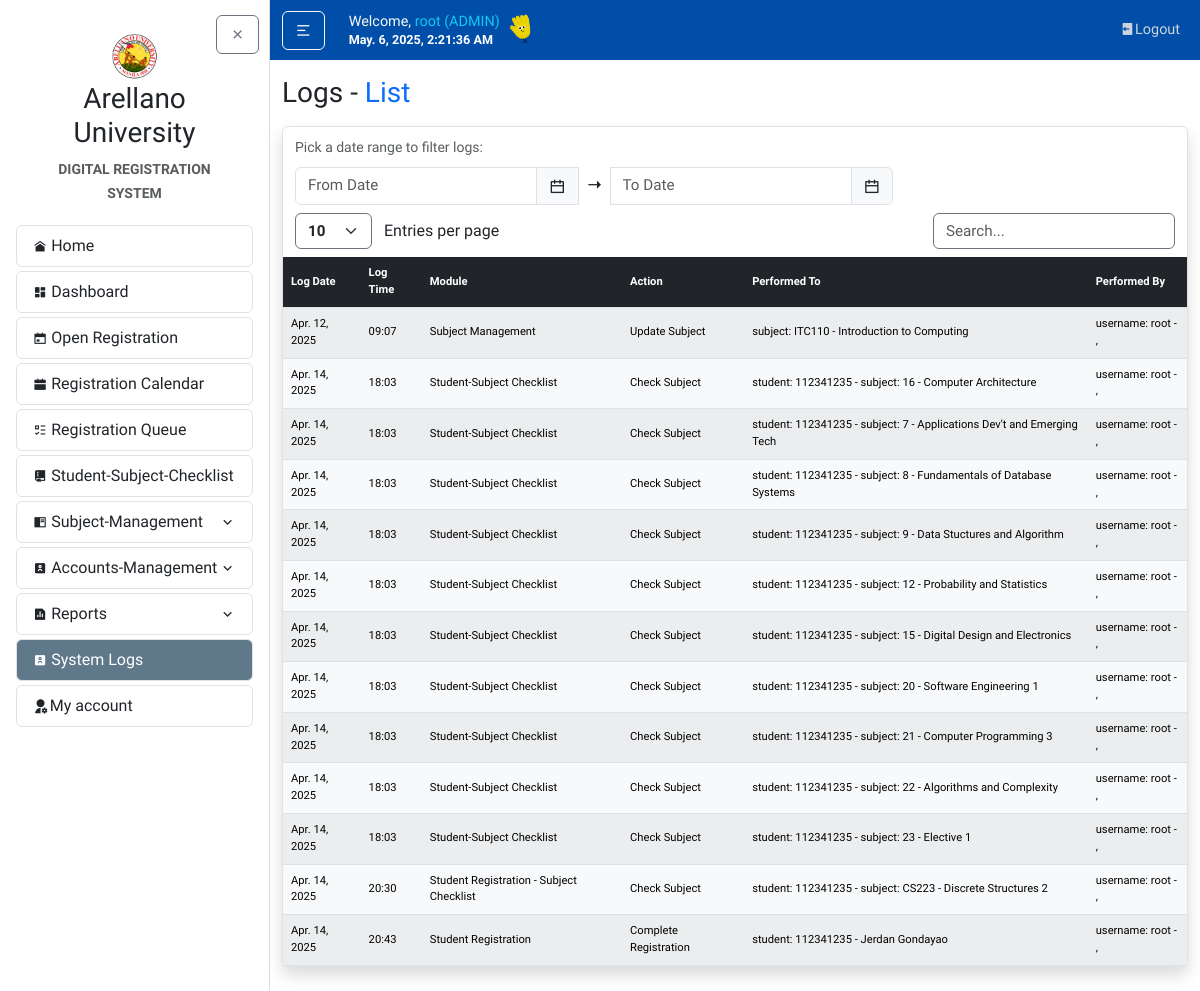
Screenshot of /logs/ (signed in) with the database file from the repository.
### accounts/models.py (models this page shows, shortened)
class CustomUser(AbstractUser):
    ROLES = (
        ('SUPERUSER', 'Superuser'),
        ('ADMIN', 'Admin'),
        ('OFFICER', 'Enrollment Officer'),
        ('STUDENT', 'Student'),
    )
    role = models.CharField(max_length=20, choices=ROLES, default='ADMIN')
    email = models.EmailField()
    created_by = models.ForeignKey(
        settings.AUTH_USER_MODEL,
        on_delete=models.SET_NULL,
        null=True,
        blank=True,
        related_name="created_users"
    )
    def __str__(self):
        return f"{self.username} ({self.role})"

### systemLogs/models.py (models this page shows)
class Logs(models.Model):
    datelog = models.DateField()
    timelog = models.TimeField()
    module = models.CharField(max_length=100)
    action = models.CharField(max_length=100)
    performed_to = models.CharField(max_length=100)
    performed_by = models.CharField(max_length=20)

### systemLogs/views.py (the view)
# urls.py: path('', views.logs_list, name='logs-list'),
@login_required
@role_required(['ADMIN'])
def logs_list(request):
    start_date = request.GET.get('start_date')
    end_date = request.GET.get('end_date')
    logs = Logs.objects.all()
    if start_date and end_date:
        logs = logs.filter(datelog__range=[start_date, end_date])
    elif start_date:
        logs = logs.filter(datelog__gte=start_date)
    elif end_date:
        logs = logs.filter(datelog__lte=end_date)
    return render(request, 'systemLogs/logs_list.html', {'logs': logs})

### systemLogs/templates/systemLogs/logs_list.html (shortened to what this page needs)
{% extends "home/layout.html" %}
{% block body %}
<h3 class="mb-3">Logs - <span class="text-primary">List</span></h3>
<article class="content-section border rounded p-0 shadow">
  <div class="container">
    <div class="row mt-2">
      <div class="col-auto">
        <small class="text-muted">Pick a date range to filter logs:</small>
        <form method="get" id="dateFilterForm" class="my-auto">
          <div class="input-group mt-2" style="font-size: calc(0.8rem + 0.2vw);">
            <input type="text" id="filter_start_date" name="start_date" class="form-control flatpickr-range" placeholder="From Date" value="{{ request.GET.start_date }}" style="font-size: calc(0.8rem + 0.2vw);">
            <span class="input-group-text">
              <i class="ri-calendar-line"></i>
            </span>
            <i class="ri-arrow-right-long-fill my-auto mx-2"></i>
            <input type="text" id="filter_end_date" name="end_date" class="form-control flatpickr-range" placeholder="To Date" value="{{ request.GET.end_date }}" style="font-size: calc(0.8rem + 0.2vw);">
            <span class="input-group-text">
              <i class="ri-calendar-line"></i>
            </span>
          </div>
        </form>
      </div>
    </div>
    <div class="d-flex justify-content-between align-items-center mt-2 mb-2">
      <div>
        <select id="Entries" class="form-select d-inline w-auto border-secondary fw-bold" style="font-size: calc(0.8rem + 0.2vw); cursor: pointer;">
          <option value="10">10</option>
        </select>
        <span class="ms-2">Entries per page</span>
      </div>
      <div>
        <input type="text" id="SearchBar" class="form-control d-inline w-auto border-secondary" placeholder="Search..." style="font-size: calc(0.8rem + 0.2vw);">
      </div>
    </div>
  </div>
  <div class="table-responsive mt-2">
    <table class="table table-light table-striped text-center m-0 px-0 projectTables" id="dataTable">
      <thead class="table-dark">
        <tr>
          <th class="text-start">Log Date</th>
          <th class="text-start">Log Time</th>
          <th class="text-start">Module</th>
          <th class="text-start">Action</th>
          <th class="text-start">Performed To</th>
          <th class="text-start">Performed By</th>
        </tr>
      </thead>
      <tbody>
        {% for log in logs %}
        <tr>
          <td class="align-middle text-start">{{ log.datelog|date:"M. d, Y" }}</td>
          <td class="align-middle text-start">
            {% if log.timelog %}
              {{ log.timelog|time:"H:i" }}
            {% else %}
              N/A
            {% endif %}
          </td>
          <td class="align-middle text-start">{{ log.module }}</td>
          <td class="align-middle text-start">{{ log.action }}</td>
          <td class="align-middle text-start">{{ log.performed_to }}</td>
          <td class="align-middle text-start">{{ log.performed_by }}</td>
        </tr>
        {% endfor %}
      </tbody>
    </table>
  </div>
</article>
{% endblock body %}

### home/templates/home/layout.html (shortened to what this page needs)
{% load static %}
<!DOCTYPE html>
<html lang="en">
<head>
    <link rel="stylesheet" type="text/css" href="{% static 'home/main.css' %}">
    <link href="https://cdn.jsdelivr.net/npm/bootstrap@5.3.3/dist/css/bootstrap.min.css" rel="stylesheet">
    <link rel="stylesheet" href="https://cdnjs.cloudflare.com/ajax/libs/remixicon/4.6.0/remixicon.css">
    <link rel="stylesheet" href="//cdn.datatables.net/2.2.2/css/dataTables.dataTables.min.css">
    <link rel="stylesheet" href="https://cdn.jsdelivr.net/npm/flatpickr/dist/flatpickr.min.css">
    <link href="https://cdn.jsdelivr.net/npm/select2@4.1.0-rc.0/dist/css/select2.min.css" rel="stylesheet" />
</head>
<body>
    <div class="full-nav-bg"></div>
    <div id="page-wrapper" class="d-flex" style="min-height: 100vh;">
        {% include "home/sidebar.html" %}
        <div id="content-wrapper" class="flex-grow-1">
            <header class="site-header">
                <nav class="navbar navbar-expand-md ">
                    <div class="container">
                        <div class="navbar-nav align-items-xl-center">
                            <button id="sidebarToggle" class="btn btn-outline-light me-3 my-auto">
                                <i class="ri-menu-2-line"></i>
                            </button>
                        </div>
                        <div class="ms-2 me-auto my-auto">
                            <h5 class="d-flex align-items-end gap-1 mb-1">
                                <span class="text-light nav-font">
                                    {% if user.is_authenticated %}
                                        Welcome, <span class="text-info">{{ request.user }} {{ request.user.userprofile.userrole }}</span> <br>
                                    {% endif %}
                                    <small id="clock" class="my-auto text-white fw-bold"></small>
                                </span>
                                <span><img src="{% static "home/images/hand.gif" %}" alt="" style="height: 2em; width: auto; vertical-align: middle;"></span>
                            </h5>
                        </div>
                        <div class="navbar-nav ms-auto nav-font">
                            {% if user.is_authenticated %}
                                <a class="nav-item nav-link" href="{% url "logout" %}"><i class="ri-logout-box-fill "></i>Logout</a>
                            {% endif %}
                        </div>
                    </div>
                </nav>
            </header>
            <main id="main-content" role="main" class="container mt-3">
                <div class="row">
                    <div class="col">
                    {% block body %}{% endblock %}
                    </div>
                </div>
            </main>
        </div>
    </div>
</body>
</html>

### home/static/home/main.css (style rules this page uses)
body { background: #fafafa; color: #333333; font-family: 'Varela Round', sans-serif!important; }
h1, h2, h3, h4, h5, h6 { color: #444444; font-size: calc(1rem + 0.8vw); margin-bottom: 1rem; }
.full-nav-bg { position: fixed; top: 0; left: 0; width: 100%; height: 60px; background-color: #004EA8; z-index: 1000; }
.site-header { position: sticky; top: 0; z-index: 1000; }
.navbar-nav { flex-wrap: wrap; gap: 0.5rem; }
.navbar-nav .nav-link { color: #cbd5db; transition: color 0.2s ease; }
.nav-font { font-size: clamp(0.7rem, 1.2vw, 1rem); }
.content-section { background: #ffffff; padding: 1.25rem; border: 1px solid #dddddd; border-radius: 0.5rem; margin-bottom: 1.5rem; }
#page-wrapper { min-height: 100vh; overflow: hidden; }
#content-wrapper { flex: 1; overflow-y: auto; height: 100vh; }
.projectTables { font-size: calc(0.55rem + 0.2vw); }
.projectTables th, .projectTables td { vertical-align: middle; border-color: #dee2e6; }
.projectTables thead th { font-weight: 600; }
button, input[type="submit"] { margin-top: 10px; }
.container { max-width: 1490px!important; }
html { scroll-behavior: smooth; }

### systemLogs/templates/systemLogs/logs_list.html (style rules this page uses)
.input-group-text { background-color: #f8f9fa; }

### rows the page displays
CustomUser: user "root (ADMIN)"
Logs: datelog "Apr. 12, 2025", timelog "09:07", module "Subject Management", action "Update Subject", performed_to "subject: ITC110 - Introduction to Computing", performed_by "username: root - ,"
Logs: datelog "Apr. 14, 2025", timelog "18:03", module "Student-Subject Checklist", action "Check Subject", performed_to "student: 112341235 - subject: 16 - Computer Architecture", performed_by "username: root - ,"
Logs: datelog "Apr. 14, 2025", timelog "18:03", module "Student-Subject Checklist", action "Check Subject", performed_to "student: 112341235 - subject: 7 - Applications Dev't and Emerging Tech", performed_by "username: root - ,"
Logs: datelog "Apr. 14, 2025", timelog "18:03", module "Student-Subject Checklist", action "Check Subject", performed_to "student: 112341235 - subject: 8 - Fundamentals of Database Systems", performed_by "username: root - ,"
Logs: datelog "Apr. 14, 2025", timelog "18:03", module "Student-Subject Checklist", action "Check Subject", performed_to "student: 112341235 - subject: 9 - Data Stuctures and Algorithm", performed_by "username: root - ,"
Logs: datelog "Apr. 14, 2025", timelog "18:03", module "Student-Subject Checklist", action "Check Subject", performed_to "student: 112341235 - subject: 12 - Probability and Statistics", performed_by "username: root - ,"
Logs: datelog "Apr. 14, 2025", timelog "18:03", module "Student-Subject Checklist", action "Check Subject", performed_to "student: 112341235 - subject: 15 - Digital Design and Electronics", performed_by "username: root - ,"
Logs: datelog "Apr. 14, 2025", timelog "18:03", module "Student-Subject Checklist", action "Check Subject", performed_to "student: 112341235 - subject: 20 - Software Engineering 1", performed_by "username: root - ,"
Logs: datelog "Apr. 14, 2025", timelog "18:03", module "Student-Subject Checklist", action "Check Subject", performed_to "student: 112341235 - subject: 21 - Computer Programming 3", performed_by "username: root - ,"
Logs: datelog "Apr. 14, 2025", timelog "18:03", module "Student-Subject Checklist", action "Check Subject", performed_to "student: 112341235 - subject: 22 - Algorithms and Complexity", performed_by "username: root - ,"
Logs: datelog "Apr. 14, 2025", timelog "18:03", module "Student-Subject Checklist", action "Check Subject", performed_to "student: 112341235 - subject: 23 - Elective 1", performed_by "username: root - ,"
Logs: datelog "Apr. 14, 2025", timelog "20:30", module "Student Registration - Subject Checklist", action "Check Subject", performed_to "student: 112341235 - subject: CS223 - Discrete Structures 2", performed_by "username: root - ,"
Logs: datelog "Apr. 14, 2025", timelog "20:43", module "Student Registration", action "Complete Registration", performed_to "student: 112341235 - Jerdan Gondayao", performed_by "username: root - ,"
